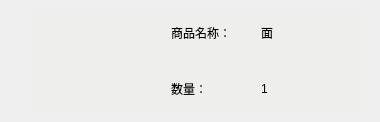
<?xml version="1.0" encoding="UTF-8"?>
<ui version="4.0">
 <class>shoporder</class>
 <widget class="QWidget" name="shoporder">
  <property name="geometry">
   <rect>
    <x>0</x>
    <y>0</y>
    <width>380</width>
    <height>122</height>
   </rect>
  </property>
  <property name="minimumSize">
   <size>
    <width>380</width>
    <height>120</height>
   </size>
  </property>
  <property name="windowTitle">
   <string>Form</string>
  </property>
  <widget class="QFrame" name="frame_shop_background">
   <property name="geometry">
    <rect>
     <x>30</x>
     <y>10</y>
     <width>331</width>
     <height>101</height>
    </rect>
   </property>
   <property name="styleSheet">
    <string notr="true">background-color: rgb(238, 238, 236);</string>
   </property>
   <property name="frameShape">
    <enum>QFrame::StyledPanel</enum>
   </property>
   <property name="frameShadow">
    <enum>QFrame::Raised</enum>
   </property>
   <widget class="QWidget" name="layoutWidget">
    <property name="geometry">
     <rect>
      <x>0</x>
      <y>0</y>
      <width>331</width>
      <height>101</height>
     </rect>
    </property>
    <layout class="QHBoxLayout" name="horizontalLayout_3">
     <property name="leftMargin">
      <number>0</number>
     </property>
     <property name="topMargin">
      <number>0</number>
     </property>
     <item>
      <widget class="QLabel" name="label_order_path">
       <property name="minimumSize">
        <size>
         <width>90</width>
         <height>90</height>
        </size>
       </property>
       <property name="text">
        <string/>
       </property>
      </widget>
     </item>
     <item>
      <spacer name="horizontalSpacer_3">
       <property name="orientation">
        <enum>Qt::Horizontal</enum>
       </property>
       <property name="sizeHint" stdset="0">
        <size>
         <width>17</width>
         <height>20</height>
        </size>
       </property>
      </spacer>
     </item>
     <item>
      <layout class="QVBoxLayout" name="verticalLayout">
       <property name="spacing">
        <number>2</number>
       </property>
       <item>
        <layout class="QHBoxLayout" name="horizontalLayout">
         <item>
          <widget class="QLabel" name="label_3">
           <property name="minimumSize">
            <size>
             <width>50</width>
             <height>30</height>
            </size>
           </property>
           <property name="maximumSize">
            <size>
             <width>75</width>
             <height>16777215</height>
            </size>
           </property>
           <property name="text">
            <string>商品名称：</string>
           </property>
          </widget>
         </item>
         <item>
          <spacer name="horizontalSpacer_2">
           <property name="orientation">
            <enum>Qt::Horizontal</enum>
           </property>
           <property name="sizeHint" stdset="0">
            <size>
             <width>13</width>
             <height>20</height>
            </size>
           </property>
          </spacer>
         </item>
         <item>
          <widget class="QLabel" name="label_name">
           <property name="minimumSize">
            <size>
             <width>100</width>
             <height>30</height>
            </size>
           </property>
           <property name="text">
            <string>面</string>
           </property>
          </widget>
         </item>
        </layout>
       </item>
       <item>
        <spacer name="verticalSpacer">
         <property name="orientation">
          <enum>Qt::Vertical</enum>
         </property>
         <property name="sizeType">
          <enum>QSizePolicy::Maximum</enum>
         </property>
         <property name="sizeHint" stdset="0">
          <size>
           <width>20</width>
           <height>10</height>
          </size>
         </property>
        </spacer>
       </item>
       <item>
        <layout class="QHBoxLayout" name="horizontalLayout_2">
         <item>
          <widget class="QLabel" name="label_2">
           <property name="minimumSize">
            <size>
             <width>75</width>
             <height>30</height>
            </size>
           </property>
           <property name="maximumSize">
            <size>
             <width>75</width>
             <height>16777215</height>
            </size>
           </property>
           <property name="text">
            <string>数量：</string>
           </property>
          </widget>
         </item>
         <item>
          <spacer name="horizontalSpacer">
           <property name="orientation">
            <enum>Qt::Horizontal</enum>
           </property>
           <property name="sizeHint" stdset="0">
            <size>
             <width>13</width>
             <height>20</height>
            </size>
           </property>
          </spacer>
         </item>
         <item>
          <widget class="QLabel" name="label_count1">
           <property name="minimumSize">
            <size>
             <width>100</width>
             <height>30</height>
            </size>
           </property>
           <property name="text">
            <string>1</string>
           </property>
          </widget>
         </item>
        </layout>
       </item>
      </layout>
     </item>
    </layout>
   </widget>
  </widget>
 </widget>
 <resources/>
 <connections/>
</ui>
